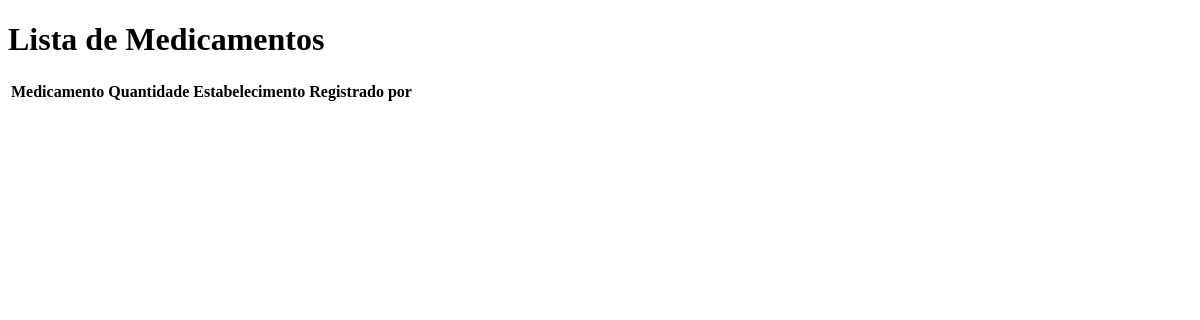
The page /medicamentos/ on the database as committed earlier.
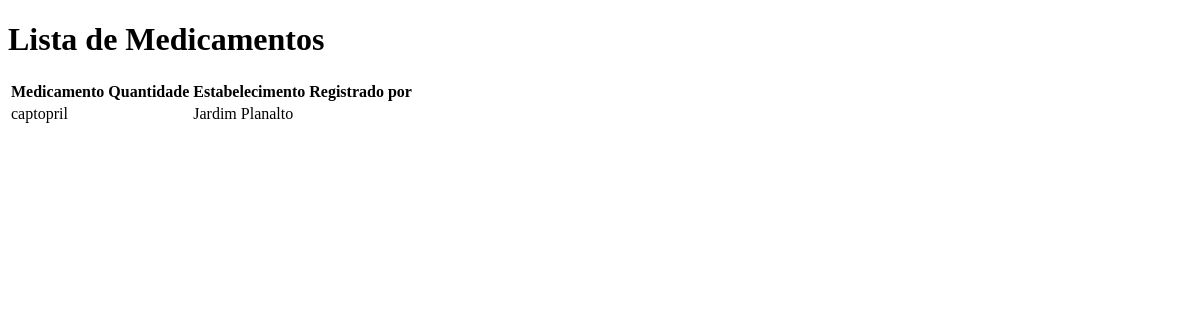
The same page on the database as committed later.
### autenticacao/models.py (models this page shows, shortened)
class Medicamento(models.Model):
    nome = models.CharField(max_length=100)
    validade = models.DateField()
    estabelecimento = models.ForeignKey(Estabelecimento, on_delete=models.CASCADE)
    registrado_por = models.ForeignKey(User, on_delete=models.SET_NULL, null=True, blank=True)

class Estabelecimento(models.Model):
    nome = models.CharField(max_length=100)
    endereco = models.CharField(max_length=200)

### autenticacao/views.py (the view)
# urls.py: path('medicamentos/', views.medicamento_lista, name='medicamento_lista'),  # URL para a lista de medicamentos
def medicamento_lista(request):
    medicamentos = Medicamento.objects.select_related('estabelecimento').all()
    return render(request, 'medicamento_lista.html', {'medicamentos': medicamentos})

### autenticacao/templates/medicamento_lista.html (shortened to what this page needs)
<!DOCTYPE html>
<html lang="en">
<head>
</head>
<body>
    <h1>Lista de Medicamentos</h1>
    <table>
        <tr>
            <th>Medicamento</th>
            <th>Quantidade</th>
            <th>Estabelecimento</th>
            <th>Registrado por</th>
        </tr>
        {% for medicamento in medicamentos %}
        <tr>
            <td>{{ medicamento.nome }}</td>
            <td>{{ medicamento.quantidade }}</td>
            <td>{{ medicamento.estabelecimento.nome }}</td>
            <td>{{ medicamento.registrado_por.username }}</td>
        </tr>
        {% endfor %}
    </table>
</body>
</html>

Rows that differ between the two databases and show on the page:
added Medicamento: nome "captopril", estabelecimento.nome "Jardim Planalto"
